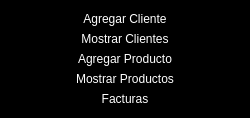
           <widget class="QFrame" name="frame_lateral">
            <property name="minimumSize">
             <size>
              <width>250</width>
              <height>0</height>
             </size>
            </property>
            <property name="maximumSize">
             <size>
              <width>250</width>
              <height>16777215</height>
             </size>
            </property>
            <property name="styleSheet">
             <string notr="true">QFrame{
background-color: rgb(0, 0, 0);
}

QPushButton{
background-color:#000000ff;
border-top-left-radius:20px;
border-bottom-left-radius:20px;
}

QPushButton:hover{
background-color: rgb(76, 76, 76);
border-top-left-radius:20px;
border-bottom-left-radius:20px;
}</string>
            </property>
            <property name="frameShape">
             <enum>QFrame::StyledPanel</enum>
            </property>
            <property name="frameShadow">
             <enum>QFrame::Raised</enum>
            </property>
            <layout class="QVBoxLayout" name="verticalLayout_4">
             <item>
              <widget class="QPushButton" name="lateralAgregarCliente">
               <property name="styleSheet">
                <string notr="true">font: 87 12pt &quot;Arial Black&quot;;
color: rgb(255, 255, 255);
</string>
               </property>
               <property name="text">
                <string>Agregar Cliente</string>
               </property>
              </widget>
             </item>
             <item>
              <widget class="QPushButton" name="lateralMostrarCliente">
               <property name="styleSheet">
                <string notr="true">font: 87 12pt &quot;Arial Black&quot;;
color: rgb(255, 255, 255);
</string>
               </property>
               <property name="text">
                <string>Mostrar Clientes</string>
               </property>
              </widget>
             </item>
             <item>
              <widget class="QPushButton" name="lateralAgregarProducto">
               <property name="styleSheet">
                <string notr="true">font: 87 12pt &quot;Arial Black&quot;;
color: rgb(255, 255, 255);
</string>
               </property>
               <property name="text">
                <string>Agregar Producto</string>
               </property>
              </widget>
             </item>
             <item>
              <widget class="QPushButton" name="lateralMostrarProducto">
               <property name="styleSheet">
                <string notr="true">font: 87 12pt &quot;Arial Black&quot;;
color: rgb(255, 255, 255);
</string>
               </property>
               <property name="text">
                <string>Mostrar Productos</string>
               </property>
              </widget>
             </item>
             <item>
              <widget class="QPushButton" name="lateralFacturas">
               <property name="styleSheet">
                <string notr="true">font: 87 12pt &quot;Arial Black&quot;;
color: rgb(255, 255, 255);
</string>
               </property>
               <property name="text">
                <string>Facturas</string>
               </property>
              </widget>
             </item>
            </layout>
           </widget>
